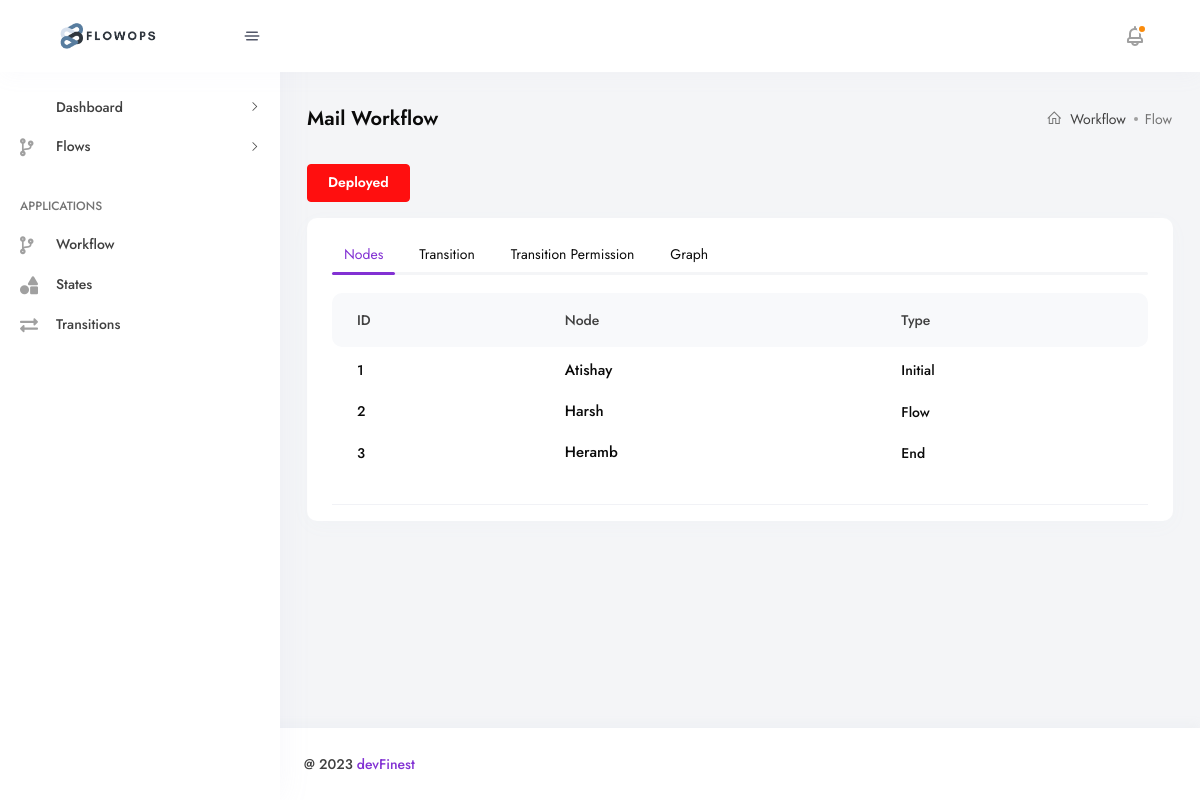
The app's page /workflow/detailFlow/35b67fbdcd594d82919967192096f091/ with its own data.
### workflowBase/models.py (models this page shows, shortened)
class WorkflowBase(models.Model):
    id = models.UUIDField(default=uuid.uuid4, unique=True, primary_key=True, editable=False)
    created_at = models.DateTimeField(auto_now_add=True)
    updated_at = models.DateTimeField(auto_now=True)
    class Meta:
        abstract = True

class Workflow(WorkflowBase):
    name = models.CharField(max_length=255)
    is_deploy = models.BooleanField(default=False)
    class Meta:
        verbose_name = "Workflow"
        verbose_name_plural = "Workflows"

class State(WorkflowBase):
    stateChoices = [
        ('Initial', 'Initial'),
        ('End', 'End'),
        ('Flow', 'Flow'),
    ]
    name = models.CharField(max_length=255, unique=True) # MAKE UNIQUE
    selectWorkflow = models.ForeignKey(Workflow, on_delete=models.CASCADE, related_name='workflowState')
    stateType = models.CharField(choices=stateChoices, max_length=20, default='Flow')
    def __str__(self):
        return self.name
    class Meta:
        verbose_name = "State"
        verbose_name_plural = "States"

### workflowBase/views.py (the view)
# urls.py: path('detailFlow/<str:pk>/', views.workflowDetails, name='detailFlow'),
def workflowDetails(request, pk):
    flowData = Workflow.objects.get(id=pk)
    nodesData = flowData.workflowState.all().order_by('created_at')
    transitionsData = flowData.workflowTransition.all().order_by('created_at')
    print(nodesData)
    try:
        graph = WorkflowGraph.objects.get(workflow=pk)
        context['graph']= graph
    except:
        print('No Graph found for workflow')
    context = {'flowData': flowData, 'nodesData': nodesData,'transitionsData': transitionsData, "workflowid": pk}
    return render(request, 'pages/workflow/flow/workflowDetail.html', context)

### workflowBase/context_processor.py (called while the page is built)
def menu_items(request):
    items = Workflow.objects.filter(is_deploy=True)
    return {'menu_items': items}

### templates/pages/workflow/flow/workflowDetail.html (shortened to what this page needs)
{% extends 'layout/app.html' %}
{% load static %}
{% load widget_tweaks %}
{% block content %}
    <div class="container-fluid">
        <div class="row">
            <div class="col-lg-12">
                <div class="breadcrumb-main">
                    <h4 class="text-capitalize breadcrumb-title">{{ flowData.name }} Workflow</h4>
                    <div class="breadcrumb-action justify-content-center flex-wrap">
                        <nav aria-label="breadcrumb">
                            <ol class="breadcrumb">
                                <li class="breadcrumb-item"><a href="#"><i
                                        class="las la-home"></i>Workflow</a></li>
                                <li class="breadcrumb-item active"
                                    aria-current="page">Flow
                                </li>
                            </ol>
                        </nav>
                    </div>
                </div>
            </div>
        </div>
        <div class="row">
            <div class="breadcrumb-main m-0 breadcrumb-main--table justify-content-sm-between ">
                <div class="action-btn">
                    {% if flowData.is_deploy %}
                        <a href="#">
                            <button type="button" class="btn btn-danger btn-sm">Deployed</button>
                        </a>
                    {% else %}
                        <a href="#">
                            <button type="button" class="btn btn-success btn-sm">Ready To Deploy</button>
                        </a>
                    {% endif %}
                </div>
            </div>
        </div>
        <div class="row mt-3">
            <div class="col-12">
                <div class="card card-default card-md mb-4">
                    <div class="card-body">
                        <div class="tab-wrapper">
                            <div class="dm-tab tab-horizontal">
                                <ul class="nav nav-tabs vertical-tabs" role="tablist">
                                    <li class="nav-item">
                                        <a class="nav-link active" id="tab-horizontal-1-tab" data-bs-toggle="tab"
                                           href="#tab-horizontal-1"
                                           role="tab" aria-controls="tab-horizontal-1" aria-selected="true">Nodes</a>
                                    </li>
                                    <li class="nav-item">
                                        <a class="nav-link" id="tab-horizontal-2-tab" data-bs-toggle="tab"
                                           href="#tab-horizontal-2"
                                           role="tab" aria-controls="tab-horizontal-1"
                                           aria-selected="false">Transition</a>
                                    </li>
                                    <li class="nav-item">
                                        <a class="nav-link" id="tab-horizontal-3-tab" data-bs-toggle="tab"
                                           href="#tab-horizontal-3"
                                           role="tab" aria-controls="tab-horizontal-3" aria-selected="false">Transition
                                            Permission</a>
                                    </li>
                                    <li class="nav-item">
                                        <a class="nav-link" id="tab-horizontal-4-tab" data-bs-toggle="tab"
                                           href="#tab-horizontal-4"
                                           role="tab" aria-controls="tab-horizontal-4" aria-selected="false">Graph</a>
                                    </li>
                                </ul>
                                <div class="tab-content">
                                    <div class="tab-pane fade show active" id="tab-horizontal-1" role="tabpanel"
                                         aria-labelledby="tab-horizontal-1-tab">
                                        <div class="userDatatable userDatatable--ticket userDatatable--ticket--2 mt-1">
                                            <div class="table-responsive">
                                                <table class="table mb-0 table-borderless">
                                                    <thead>
                                                    <tr class="userDatatable-header">
                                                        <th>
                                                            <span class="userDatatable-title">ID</span>
                                                        </th>
                                                        <th>
                                                            <span class="userDatatable-title">Node</span>
                                                        </th>
                                                        <th>
                                                            <span class="userDatatable-title">Type</span>
                                                        </th>
                                                    </tr>
                                                    </thead>
                                                    <tbody>
                                                    {% for nodes in nodesData %}
                                                        <tr>
                                                            <td>{{ forloop.counter }}</td>
                                                            <td>
                                                                <div class="d-flex">
                                                                    <div class="userDatatable-inline-title">
                                                                        <a href="#" class="text-dark fw-500">
                                                                            <h6>{{ nodes.name }}</h6>
                                                                        </a>
                                                                    </div>
                                                                </div>
                                                            </td>
                                                            <td>
                                                                <div class="d-flex">
                                                                    <div class="userDatatable-inline-title">
                                                                        <h6>{{ nodes.stateType }}</h6>
                                                                    </div>
                                                                </div>
                                                            </td>
                                                        </tr>
                                                    {% endfor %}
                                                    </tbody>
                                                </table>
                                            </div>
                                        </div>
                                    </div>
                                </div>
                            </div>
                        </div>
                    </div>
                </div>
            </div>
        </div>
    </div>
{% endblock %}

### records on screen
Workflow: name "Mail"
State: name "Atishay", stateType "Initial"
State: name "Harsh", stateType "Flow"
State: name "Heramb", stateType "End"
